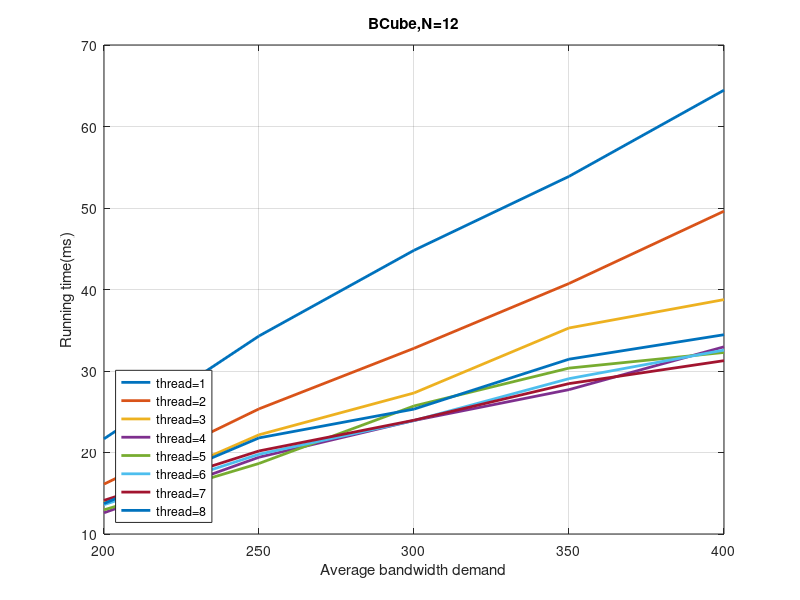

The MATLAB script that drew this image:
clear all;
close all;



%Bcube
B= [200 250 300 350 400 ]

thread1=[  21.679 34.2959 44.8063 53.8786 64.4589  ];   
thread2=[16.1176 25.3533 32.784 40.7359 49.6098 ];   
thread3=[13.8469 22.1727 27.303 35.279 38.7603 ];   
thread4=[ 12.6016 19.4198 23.9291 27.7123 32.9672 ];   
thread5=[12.9635 18.6558 25.7094 30.3546 32.2756 ];   
thread6=[13.5993 19.7836 23.9182 29.0601 32.5649 ];   
thread7=[ 14.1275 20.1899 23.959 28.4524 31.2683  ];   
thread8=[13.7336 21.7929 25.3233 31.4487 34.4515 ];   

figure;
h1=plot(B,thread1,B,thread2,B,thread3,B,thread4,B,thread5,B,thread6,B,thread7,B,thread8);
title('BCube,N=12');

xlabel('Average bandwidth demand');
ylabel('Running time(ms)');
legend(h1,'thread=1','thread=2','thread=3','thread=4','thread=5','thread=6','thread=7','thread=8','Location','SouthWest');
set(gca,'XLim',[200,400]);set(gca,'XGrid','on','YGrid','on')
%set(h1,{'Color'},{'m';'g';'c';'b'});
%set(h1,{'Marker'},{'s';'+';'x';'O'},{'MarkerSize'},{8;10;10;8});
set(h1,'LineWidth',2);
%set(h1,'LineWidth',1.5,{'LineStyle'},{'-';'-';'-';}) 

